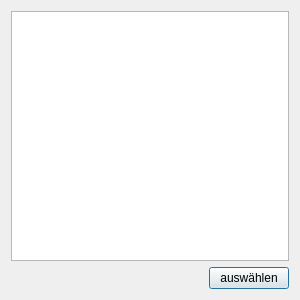
<?xml version="1.0" encoding="UTF-8"?>
<ui version="4.0">
 <class>Select_Club_Dialog_Ui</class>
 <widget class="QDialog" name="Select_Club_Dialog_Ui">
  <property name="geometry">
   <rect>
    <x>0</x>
    <y>0</y>
    <width>300</width>
    <height>300</height>
   </rect>
  </property>
  <property name="sizePolicy">
   <sizepolicy hsizetype="Fixed" vsizetype="Fixed">
    <horstretch>0</horstretch>
    <verstretch>0</verstretch>
   </sizepolicy>
  </property>
  <property name="minimumSize">
   <size>
    <width>300</width>
    <height>300</height>
   </size>
  </property>
  <property name="maximumSize">
   <size>
    <width>300</width>
    <height>300</height>
   </size>
  </property>
  <property name="windowTitle">
   <string>TurnFix - Verein(e) wählen</string>
  </property>
  <property name="windowIcon">
   <iconset resource="../../../../resources/TurnFix.qrc">
    <normaloff>:/appicons/icon.png</normaloff>:/appicons/icon.png</iconset>
  </property>
  <layout class="QGridLayout" name="gridLayout">
   <item row="0" column="0">
    <widget class="QListWidget" name="lst_clubs">
     <property name="editTriggers">
      <set>QAbstractItemView::NoEditTriggers</set>
     </property>
     <property name="alternatingRowColors">
      <bool>true</bool>
     </property>
     <property name="selectionMode">
      <enum>QAbstractItemView::ExtendedSelection</enum>
     </property>
    </widget>
   </item>
   <item row="1" column="0">
    <widget class="QPushButton" name="but_select">
     <property name="sizePolicy">
      <sizepolicy hsizetype="Fixed" vsizetype="Fixed">
       <horstretch>0</horstretch>
       <verstretch>0</verstretch>
      </sizepolicy>
     </property>
     <property name="layoutDirection">
      <enum>Qt::RightToLeft</enum>
     </property>
     <property name="text">
      <string>auswählen</string>
     </property>
    </widget>
   </item>
  </layout>
 </widget>
 <resources>
  <include location="../../../../resources/TurnFix.qrc"/>
 </resources>
 <connections/>
</ui>
